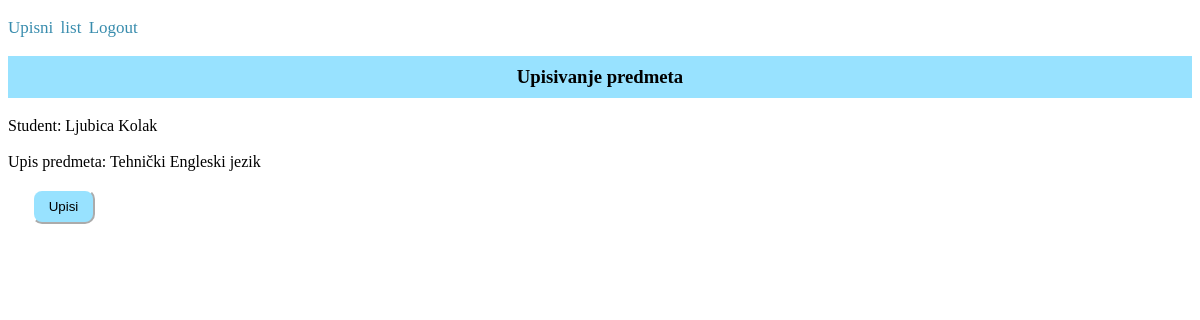
The page /subject_enrollment/1/16/ (signed in) on the database its author committed.
### app1/models.py (models this page shows, shortened)
class Korisnik(AbstractUser):
    email = models.EmailField()
    ROLES = (('profesor', 'profesor'), ('student', 'student'))
    role = models.CharField(max_length=50, choices=ROLES)
    STATUS = (('none', 'None'), ('izvanredni student', 'izvanredni student'), ('redovni student', 'redovni student'))
    status = models.CharField(max_length=50, choices=STATUS)

class Predmeti(models.Model):
    IZBORNI = (('DA', 'da'), ('NE', 'ne'))
    name = models.CharField(max_length=255)
    kod = models.CharField(max_length=16)
    program = models.TextField()
    ects = models.IntegerField()
    sem_red = models.IntegerField()
    sem_izv = models.IntegerField()
    izborni = models.CharField(max_length=50, choices=IZBORNI)
    lecturer = models.ForeignKey(Korisnik, on_delete=models.CASCADE, blank=True, null=True)

### app1/decorators.py (the view)
    def wrap(request, *args, **kwargs):
        if request.user.role == 'student' or request.user.is_superuser:
            return function(request, *args, **kwargs)
        else:
            return redirect('front_page')

### app1/views.py (called while the page is built, shortened)
@student_required
def subject_enrollment(request, student_id, subject_id):
    student = Korisnik.objects.get(id = student_id)
    subject = Predmeti.objects.get(id = subject_id)
    if request.method == 'GET':
        return render(request, 'subject_enrollment.html', {'subject':subject, 'student':student})

### app1/templates/subject_enrollment.html (shortened to what this page needs)
{% extends 'base.html' %}
{% block subject_enrollment %}
<h3>Upisivanje predmeta</h3>
<form method="POST">
    Student: {{student.first_name}} {{student.last_name}}<br><br>
    Upis predmeta: {{subject.name}}<br><br>
    <input type="submit" value="Upisi" class="status">
</form>
{%endblock%}

### app1/static/css/style.css (style rules this page uses)
h3 { text-align: center; padding:10px 15px; background-color: rgba(127, 219, 255, 0.805); }
.status { position: relative; left:2%; padding:8px 15px; border-radius: 10px; background-color: rgba(127, 219, 255, 0.805); border-color: white; }

### rows shown on the page
Korisnik: first_name "Ljubica", last_name "Kolak"
Predmeti: name "Tehnički Engleski jezik"
